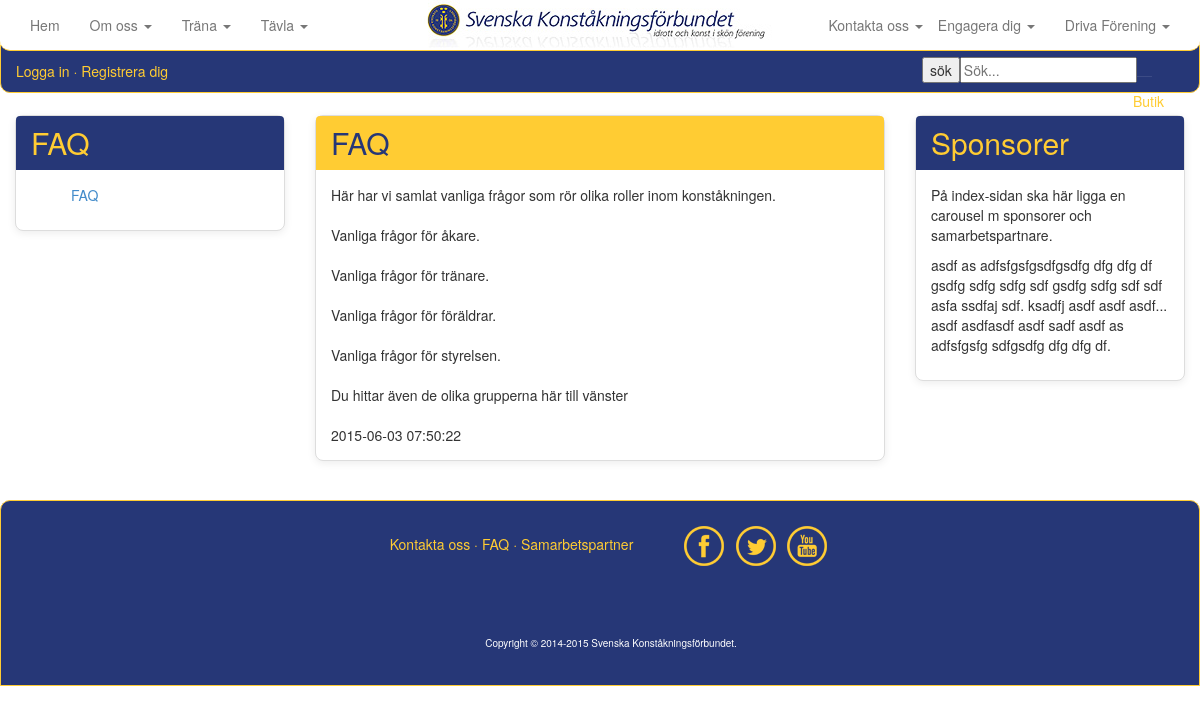
The app's page /faq.php with its own data.
### tables this page shows
CREATE TABLE IF NOT EXISTS `artikel` (
  `ArtikelId` int(11) NOT NULL,
  `ArtikelName` varchar(50) NOT NULL,
  `ArtikelMessage` text NOT NULL,
  `ArtikelTimeStamp` timestamp NOT NULL DEFAULT CURRENT_TIMESTAMP,
  `ArtikelPic` varchar(1000) NOT NULL,
  `ArtikelPicThumb` varchar(1000) NOT NULL,
  `kategori` varchar(20) NOT NULL
);

### faq.php (the view, shortened to what this page needs)
<?php
include_once("inc/HTMLTemplate.php");
include_once("inc/Connstring.php");
$artikeltime = "";
$artikelnames = "";
if(!empty($_GET))
{
	$getartikelid = isset($_GET['ArtikelId']) ? $_GET['ArtikelId'] : '';
	$query = <<<END
		SELECT ArtikelId, ArtikelName, ArtikelMessage, ArtikelTimeStamp
		FROM artikel
		WHERE ArtikelId = "{$getartikelid}";
END;
	$res = $mysqli->query($query) or die();
	if($res->num_rows > 0)
	{
		while($row = $res->fetch_object())
		{
			$artikelname = $row->ArtikelName;
			$artikelmessage = $row->ArtikelMessage;
			$artikeltimestamp = $row->ArtikelTimeStamp;
			$artikeltime = <<<END
		<div class="panel panel-yellow">
			<div class="panel-heading">
				<h3 class="panel-title">{$artikelname}</h3>
			</div>
				<div class="panel-body">
					{$artikelmessage}
					{$artikeltimestamp}
				</div>
		</div>
END;
		}
	}
}
else
{
	$query = <<<END
		SELECT ArtikelId, ArtikelName, ArtikelMessage, ArtikelTimeStamp, kategori
		FROM artikel
		WHERE kategori = 'faq'
		ORDER BY Artikeltimestamp
END;
	$res = $mysqli->query($query) or die();
		if($res->num_rows > 0)
		{
			while($row = $res->fetch_object())
			{
				$artikelname = $row->ArtikelName;
				$artikelmessage = $row->ArtikelMessage;
				$artikeltimestamp = $row->ArtikelTimeStamp;
				$artikeltime = <<<END
				<div class="panel panel-yellow">
					<div class="panel-heading">
						<h3 class="panel-title">{$artikelname}</h3>
					</div>
						<div class="panel-body">
							{$artikelmessage}
							{$artikeltimestamp}
						</div>
				</div>
END;
			}
		}
}
$query = <<<END
	SELECT ArtikelId, ArtikelName, ArtikelMessage, ArtikelTimeStamp, kategori
	FROM artikel
	WHERE kategori = 'faq'
	ORDER BY Artikeltimestamp
END;
$res = $mysqli->query($query) or die();
if($res->num_rows > 0)
{
	while($row = $res->fetch_object())
	{
		$artikelId = $row->ArtikelId;
		$artikelname = $row->ArtikelName;
		$artikelnames .= <<<END
			<div class="collapse-in" id="dokument">
				<ul class="">
	   				<a href="faq.php?ArtikelId={$artikelId}">
	   					<li>{$artikelname}</li>
	   				</a>
	   			</ul>
			</div>
END;
	}
}
$content = <<<END
       	<div id="content">
			<div class="row">
				<div class="col-md-3">
					<div class="panel panel-blue">
						<div class="panel-heading">
							<h3 class="panel-title yellow">FAQ</h3>
						</div>
						</a>
						<div class="panel-body">
							{$artikelnames}
						</div>
					</div>
				</div>
				<div class="col-xs-12 col-md-6">
					{$artikeltime}
				</div>
				<div class="col-md-3 pull-right">
					<div class="panel panel-blue">
						<div class="panel-heading">
							<h3 class="panel-title">Sponsorer</h3>
						</div>
						<div class="panel-body">
							<p>På index-sidan ska här ligga en carousel m sponsorer och samarbetspartnare.
							</p>
							<p class="divider"></p>
							<p>asdf as adfsfgsfgsdfgsdfg dfg dfg df gsdfg sdfg sdfg sdf gsdfg sdfg
							sdf sdf asfa ssdfaj sdf.
							ksadfj asdf asdf asdf... asdf asdfasdf asdf sadf asdf as adfsfgsfg
							sdfgsdfg dfg dfg df.
							</p>
						</div>
					</div>
				</div>
			</div>
       </div>
END;
echo $header;
echo $content;
echo $footer;
?>

### css/ia4.css (style rules this page uses)
html { height: 100% }
body { background-color: white; margin-right: auto; margin-left: auto; width:100%; height: 100% }
#content { z-index:-1; margin-top: 100px; margin-right: auto; margin-left: auto; width:100%; min-height: 400px; padding: 15px; background-color: white; }
.yellow { color: #ffcc33; }
.panel { margin-bottom: 20px; background-color: #fff; border: 1px solid transparent; border-radius: 8px; -webkit-box-shadow: 0 2px 8px rgba(0, 0, 0, .08); box-shadow: 0 2px 8px rgba(0, 0, 0, .08); }
.panel-body { padding: 15px; }
.panel-heading { padding: 10px 15px; border-bottom: 1px solid transparent; border-top-left-radius: 4px; border-top-right-radius: 4px; }
.panel-title { margin-top: 0; margin-bottom: 0; font-size: 16px; color: inherit; }
.panel-yellow { border-color: #ddd; }
.panel-yellow > .panel-heading { color: #263777; background-color: #ffcc33; border-color: #ffcc33; }
.panel-blue { border-color: #ddd; }
.panel-blue > .panel-heading { color: #ffcc33; background-color: #263777; border-color: #263777; }
.panel-title { margin-top: 0; margin-bottom: 0; font-size: 30px; color: inherit; }
ul { list-style-type: none; }

### records on screen
artikel: ArtikelName "FAQ", ArtikelMessage "Här har vi samlat vanliga frågor som rör olika roller inom konståkningen. Vanliga frågor för åkare. Vanliga frågor för tränare. Vanliga frågor för föräldrar. Vanliga frågor för styrelsen. Du hittar även de olika grupperna här till vänster", ArtikelTimeStamp "2015-06-03 07:50:22"
